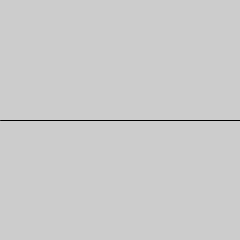
Frame 1 (no input)
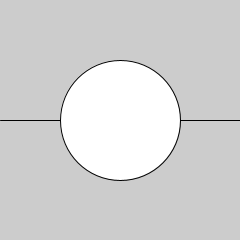
Frame 60 (the mouse pressed at the canvas centre just before this capture)
Frame 120 (the mouse held since frame 60 and released just before this capture): identical to frame 60, image omitted

The Processing sketch that drew these frames (run headless with seeded random() and noise(); from frame 60 on, the mouse is pressed at the canvas centre):

// Processing sketch: processing_129884
// ── processing_129884.pde

//Carlyn Maw
//Wk 2 - Example 1 Time

float d2 = 120;
float d1 = 120;

long i = 0;
float fRate = 20;

void setup() {
  size(240, 240);
  smooth();
}

void draw() {
 drawBackground();
 if (frameCount % fRate > 0) {
   //draw nothing
 } else {
   ellipse(width/2, height/2, d1, d2);
 }
}

void drawBackground() {
  background(204);
  line(0, height/2, width, height/2);
}
